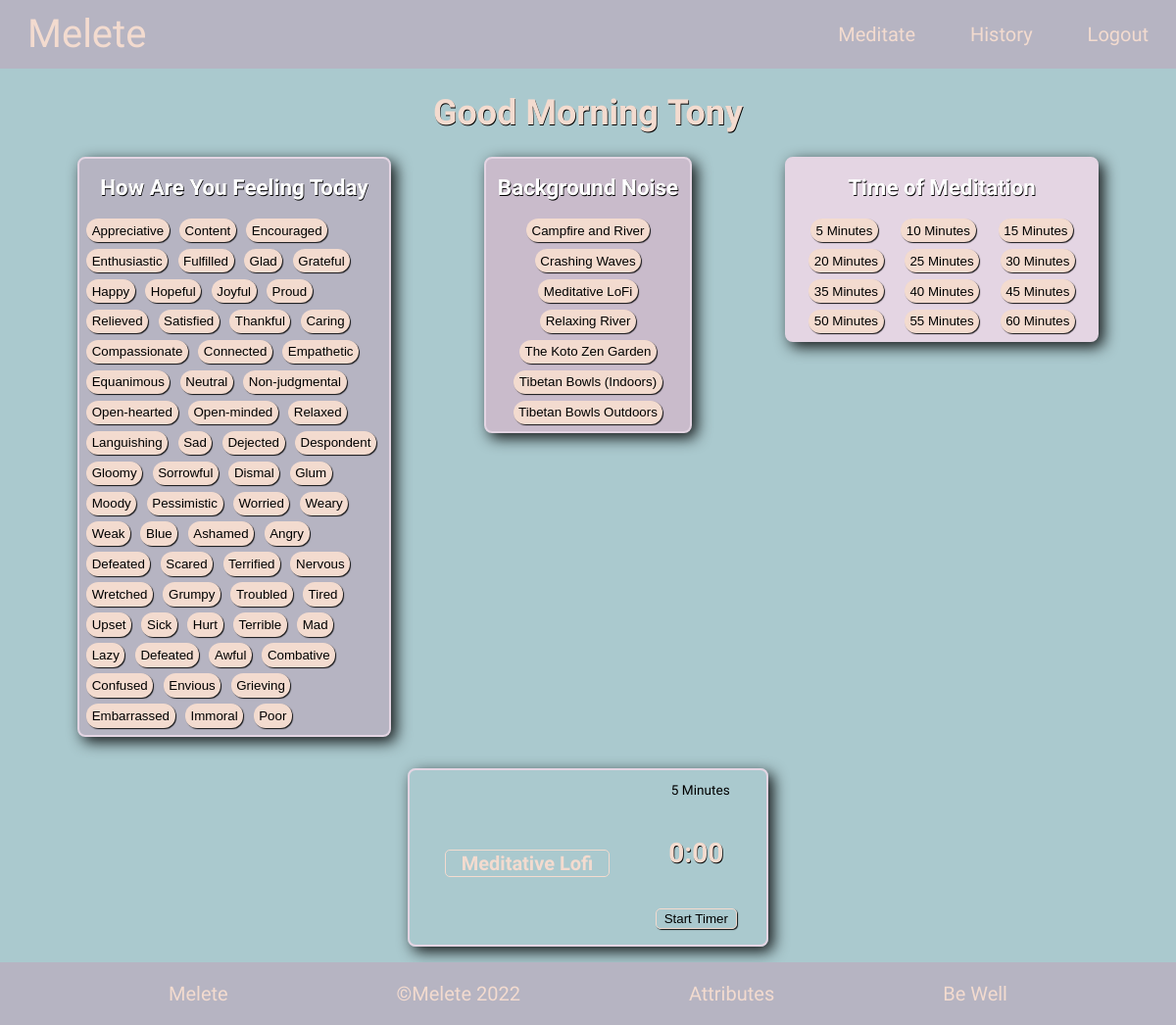
Before: / (signed in) with the older database file.
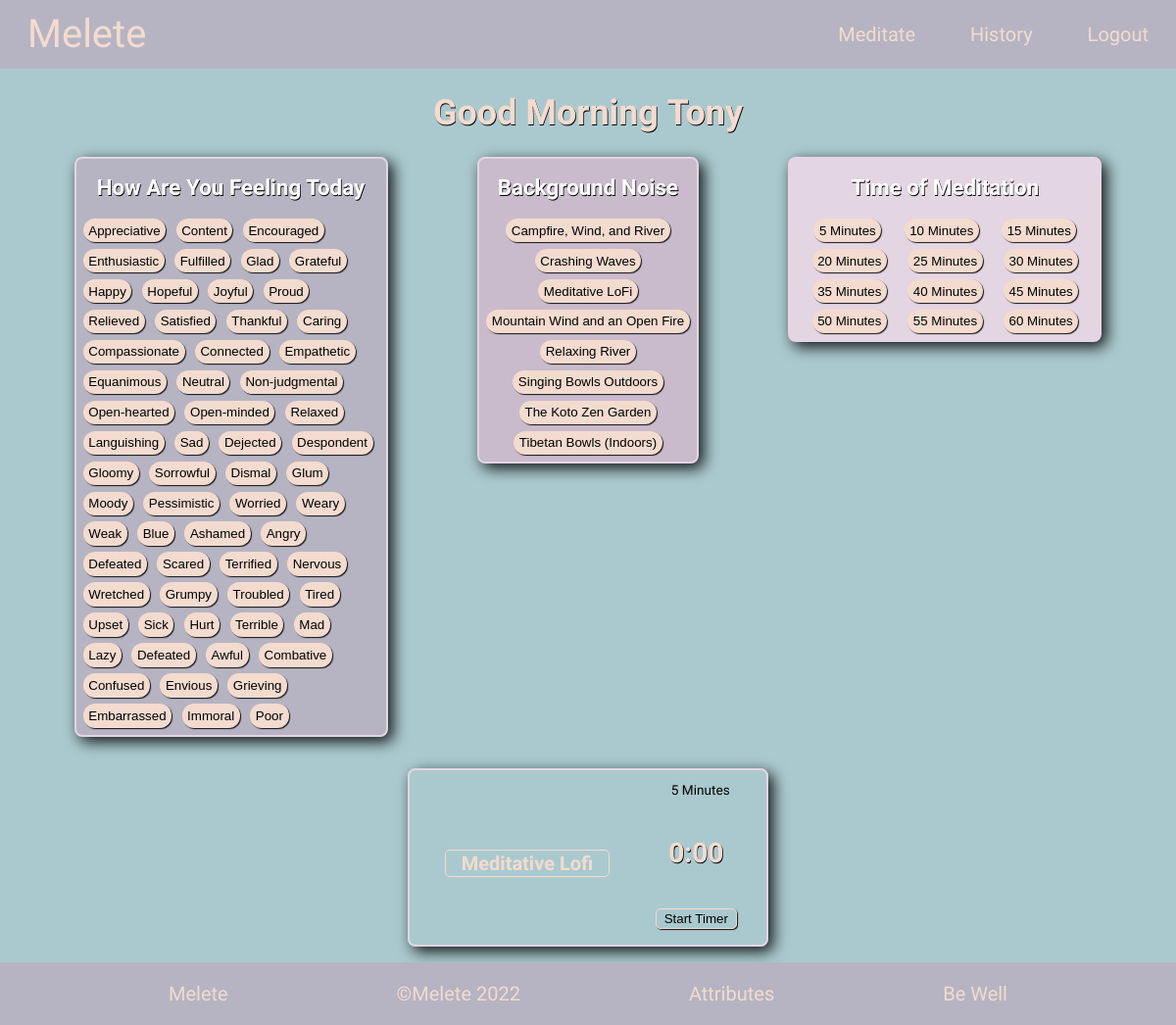
After: the same page with the newer database file.
### meditation/models.py (models this page shows, shortened)
class Mood(models.Model):
    mood = models.CharField(max_length=50, db_index=True)
    slug = models.SlugField(max_length=50, db_index=True)
    category = models.ForeignKey(Category, on_delete=models.CASCADE)
    def __str__(self):
        return self.mood

class Soundscape(models.Model):
    name = models.CharField(max_length=200, db_index=True)
    slug = models.SlugField(max_length=200, db_index=True)
    meditation_sounds = models.FileField(upload_to='med_sounds/')
    description = models.TextField(blank=True)
    created = models.DateTimeField(auto_now_add=True)
    updated = models.DateTimeField(auto_now=True)
    class Meta:
        ordering = ('name',)
        index_together = (('id', 'slug'), )

### meditation/views.py (the view)
# urls.py: path('', views.index_page, name='index'),
@login_required(login_url='login/')
def index_page(request, category_slug=None):
    sounds = Soundscape.objects.all()
    moods = Mood.objects.all()
    return render(request, 'index.html', {'sounds': sounds, 'moods': moods})

### meditation/templates/index.html (shortened to what this page needs)
{% extends "layout.html" %}
{% block main %}
<section class="main_section">
    <div class="box box_one">
        <h4 class="block_title">How Are You Feeling Today</h4>
        {% for m in moods  %}
        <div class="moods">
            <button class="mood_btn active" name="the_mood" type="submit">{{ m | capfirst }}</button>
        </div>
        {% endfor %}
    </div>
    <div class="box box_two">
        <h4 class="block_title">Background Noise</h4>
        {% for s in sounds %}
        <div class="sounds">
            <button class="sound_btn" data-sound="{{ s.meditation_sounds }}" type="submit">
                {{ s.name }}
            </button>
        </div>
        {% endfor %}
    </div>
    <div class="box box_three">
        <h4 class="block_title">Time of Meditation</h4>
        <div class="times">
            <button data-time="300" class="time_btn" type="submit">5 Minutes</button>
            <button data-time="600" class="time_btn" type="submit">10 Minutes</button>
            <button data-time="900" class="time_btn" type="submit">15 Minutes</button>
            <button data-time="1200" class="time_btn" type="submit">20 Minutes</button>
            <button data-time="1500" class="time_btn" type="submit">25 Minutes</button>
            <button data-time="1800" class="time_btn" type="submit">30 Minutes</button>
            <button data-time="2100" class="time_btn" type="submit">35 Minutes</button>
            <button data-time="2400" class="time_btn" type="submit">40 Minutes</button>
            <button data-time="2700" class="time_btn" type="submit">45 Minutes</button>
            <button data-time="3000" class="time_btn" type="submit">50 Minutes</button>
            <button data-time="3300" class="time_btn" type="submit">55 Minutes</button>
            <button data-time="3600" class="time_btn" type="submit">60 Minutes</button>
        </div>
    </div>
</section>
<section class="meditation_section">
    <form class="box box_four">
        <div class="sound_box">
                <div class="current_sound">Meditative Lofi</div>
        </div>
        <div class="time_box">
            <div data-time="300" class="select_time">5 Minutes</div>
            <h3 class="time_display">0:00</h3>
            <button class="start_meditation play">Start Timer</button>
        </div>
    </form>
</section>
{% endblock %}

Changed rows visible on the page:
changed Soundscape: name "Campfire and River" → "Campfire, Wind, and River"
added Soundscape: name "Mountain Wind and an Open Fire"
changed Soundscape: name "Tibetan Bowls Outdoors" → "Singing Bowls Outdoors"; moves up the list
